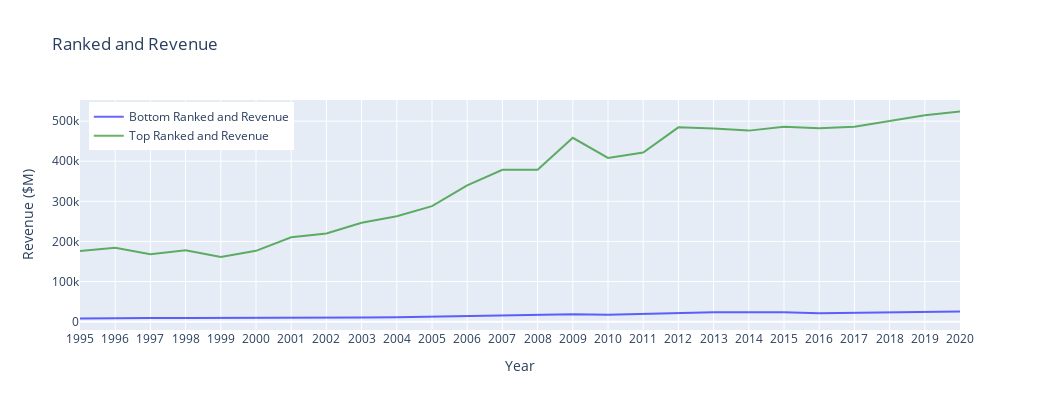

The notebook cell saved with this chart:
### Code cell
# Plot time series
trace_bottom = go.Scatter(x = bottom_df['Year'],
                          y = bottom_df['Revenue'],
                          name = "Bottom Ranked and Revenue",
                          line = dict(color = 'blue'),
                          opacity = 0.6)

trace_top = go.Scatter(x = top_df['Year'],
                       y = top_df['Revenue'],
                       name = "Top Ranked and Revenue",
                       line = dict(color = 'green'),
                       opacity = 0.6)

layout = dict(title='Ranked and Revenue',
              width=1040, 
              height=410,
              xaxis_title="Year",
              yaxis_title="Revenue ($M)",
              legend=dict(
                    yanchor="top",
                    y=0.99,
                    xanchor="left",
                    x=0.01)
             )

fig = dict(data=[trace_bottom, trace_top], 
           layout=layout)
iplot(fig)

### Figure 1 — Plotly figure (JSON) as saved in the notebook; plotly's stock layout.template omitted (floating-point values rounded to 4 significant figures)
{"data": [{"line": {"color": "blue"}, "name": "Bottom Ranked and Revenue", "opacity": 0.6, "type": "scatter", "x": ["1995", "1996", "1997", "1998", "1999", "2000", "2001", "2002", "2003", "2004", "2005", "2006", "2007", "2008", "2009", "2010", "2011", "2012", "2013", "2014", "2015", "2016", "2017", "2018", "2019", "2020"], "y": [7844, 8862, 9169, 8968, 8902, 9723, 10306, 10096, 10173, 10827, 12431, 13740, 16691, 16691, 18572, 17053, 19538, 22006, 23175, 23706, 23721, 20923, 21609, 23556, 24797, 25386]}, {"line": {"color": "green"}, "name": "Top Ranked and Revenue", "opacity": 0.6, "type": "scatter", "x": ["1995", "1996", "1997", "1998", "1999", "2000", "2001", "2002", "2003", "2004", "2005", "2006", "2007", "2008", "2009", "2010", "2011", "2012", "2013", "2014", "2015", "2016", "2017", "2018", "2019", "2020"], "y": [175836, 184365, 168369, 178174, 161315, 176558, 210392, 219812, 246525, 263009, 287989, 339938, 378799, 378799, 458361, 408214, 421849, 484489, 481700, 476294, 485651, 482130, 485873, 500343, 514405, 523964]}], "layout": {"height": 410, "legend": {"x": 0.01, "xanchor": "left", "y": 0.99, "yanchor": "top"}, "title": {"text": "Ranked and Revenue"}, "width": 1040, "xaxis": {"title": {"text": "Year"}}, "yaxis": {"title": {"text": "Revenue ($M)"}}}}
